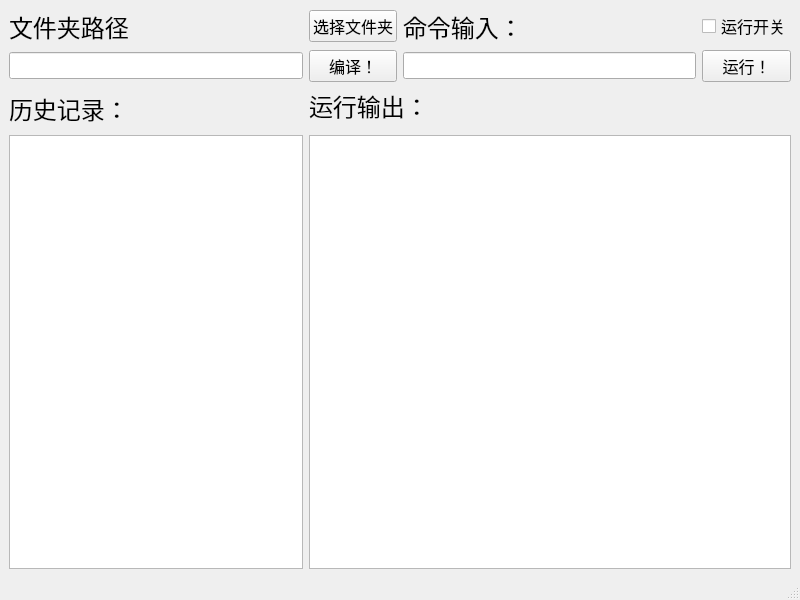
<?xml version="1.0" encoding="UTF-8"?>
<ui version="4.0">
 <class>MainWindow</class>
 <widget class="QMainWindow" name="MainWindow">
  <property name="geometry">
   <rect>
    <x>0</x>
    <y>0</y>
    <width>800</width>
    <height>600</height>
   </rect>
  </property>
  <property name="windowTitle">
   <string>MainWindow</string>
  </property>
  <widget class="QWidget" name="centralwidget">
   <layout class="QGridLayout" name="gridLayout">
    <item row="1" column="3">
     <widget class="QPushButton" name="terminalRunButton">
      <property name="font">
       <font>
        <pointsize>12</pointsize>
       </font>
      </property>
      <property name="text">
       <string>运行！</string>
      </property>
     </widget>
    </item>
    <item row="1" column="0">
     <widget class="QLineEdit" name="targetFileNameEdit">
      <property name="font">
       <font>
        <pointsize>12</pointsize>
       </font>
      </property>
      <property name="toolTip">
       <string>&lt;html&gt;&lt;head/&gt;&lt;body&gt;&lt;p&gt;123&lt;/p&gt;&lt;/body&gt;&lt;/html&gt;</string>
      </property>
      <property name="text">
       <string/>
      </property>
     </widget>
    </item>
    <item row="0" column="2">
     <widget class="QLabel" name="terminalInputLabel">
      <property name="font">
       <font>
        <pointsize>18</pointsize>
       </font>
      </property>
      <property name="text">
       <string>命令输入：</string>
      </property>
     </widget>
    </item>
    <item row="1" column="1">
     <widget class="QPushButton" name="compileButton">
      <property name="font">
       <font>
        <pointsize>12</pointsize>
       </font>
      </property>
      <property name="text">
       <string>编译！</string>
      </property>
     </widget>
    </item>
    <item row="1" column="2">
     <widget class="QLineEdit" name="terminalInputEdit">
      <property name="font">
       <font>
        <pointsize>12</pointsize>
       </font>
      </property>
      <property name="text">
       <string/>
      </property>
     </widget>
    </item>
    <item row="0" column="0">
     <widget class="QLabel" name="sourceFilePathLable">
      <property name="font">
       <font>
        <pointsize>18</pointsize>
       </font>
      </property>
      <property name="text">
       <string>文件夹路径</string>
      </property>
     </widget>
    </item>
    <item row="0" column="1">
     <widget class="QPushButton" name="searchFilePathButton">
      <property name="font">
       <font>
        <pointsize>12</pointsize>
       </font>
      </property>
      <property name="text">
       <string>选择文件夹</string>
      </property>
     </widget>
    </item>
    <item row="0" column="3">
     <widget class="QCheckBox" name="switchCheckBox">
      <property name="font">
       <font>
        <pointsize>12</pointsize>
       </font>
      </property>
      <property name="text">
       <string>运行开关</string>
      </property>
     </widget>
    </item>
    <item row="6" column="0">
     <widget class="QListWidget" name="historyWidget"/>
    </item>
    <item row="6" column="1" colspan="3">
     <widget class="QTextEdit" name="terminalOutputEdit"/>
    </item>
    <item row="2" column="0" rowspan="2">
     <widget class="QLabel" name="historyLable">
      <property name="font">
       <font>
        <pointsize>18</pointsize>
       </font>
      </property>
      <property name="text">
       <string>历史记录：</string>
      </property>
     </widget>
    </item>
    <item row="2" column="1" colspan="3">
     <widget class="QLabel" name="terminalOutputLabel">
      <property name="font">
       <font>
        <pointsize>18</pointsize>
       </font>
      </property>
      <property name="text">
       <string>运行输出：</string>
      </property>
      <property name="alignment">
       <set>Qt::AlignLeading|Qt::AlignLeft|Qt::AlignVCenter</set>
      </property>
     </widget>
    </item>
   </layout>
  </widget>
  <widget class="QStatusBar" name="statusbar"/>
 </widget>
 <resources/>
 <connections/>
</ui>
